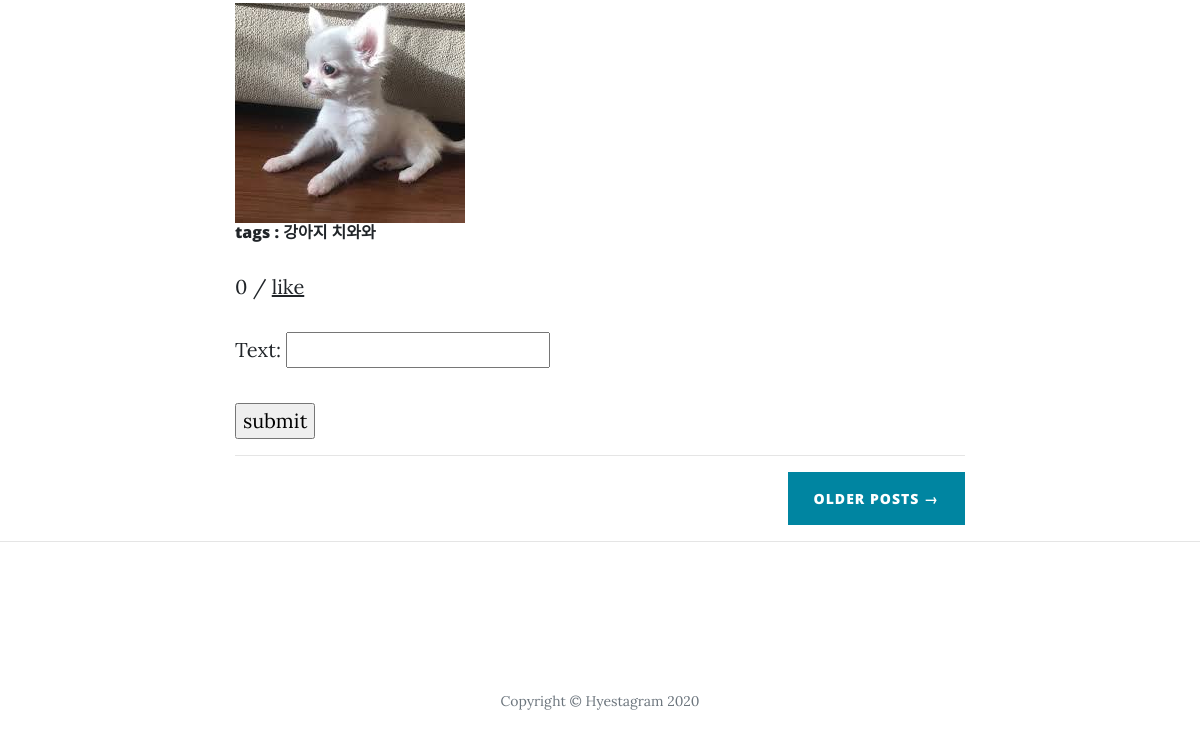
The page /user/asdf (lower part) on the database as committed earlier.
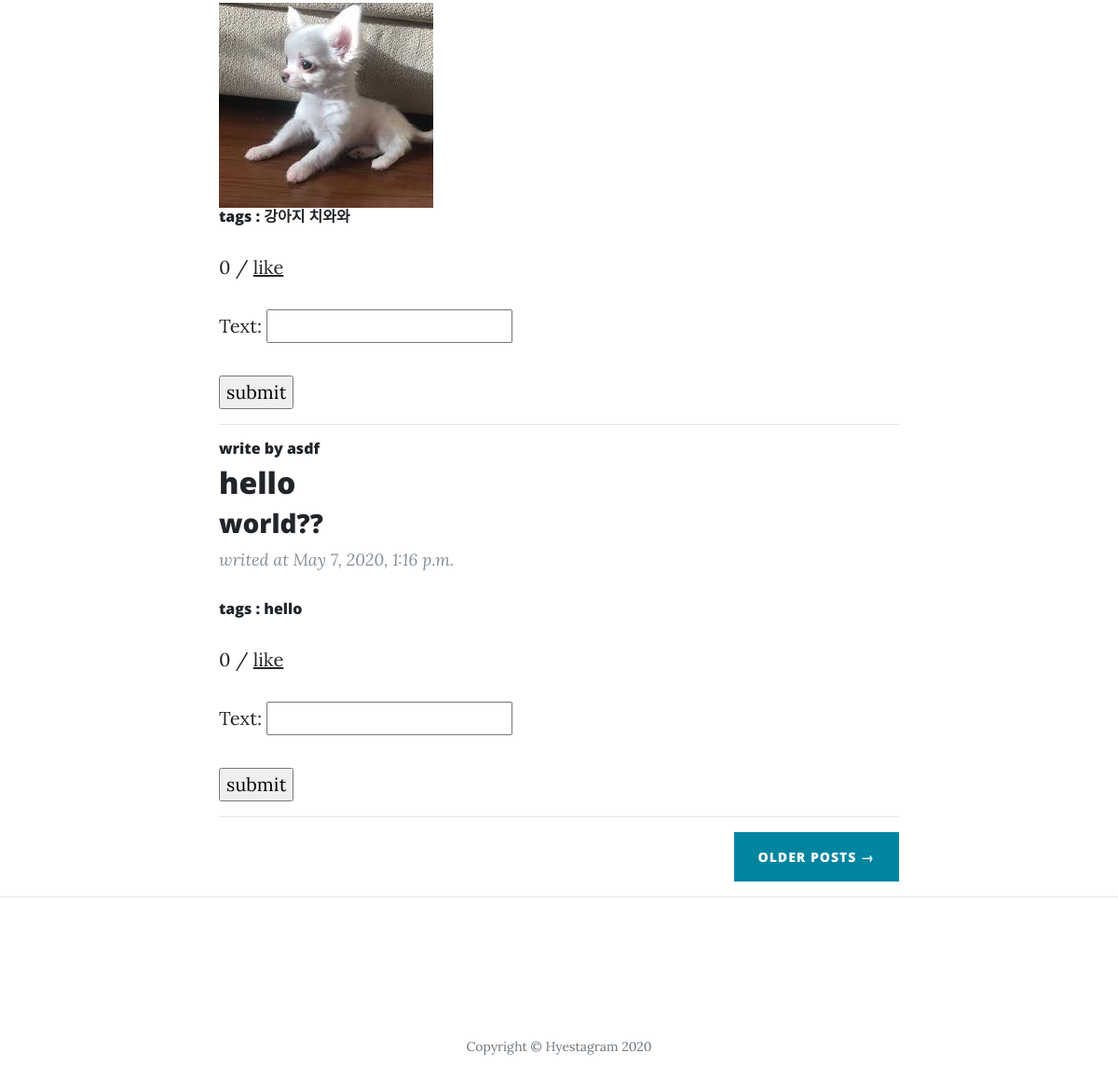
The same page on the database as committed later.
### app/models.py (models this page shows, shortened)
class Post(models.Model):
    title = models.CharField(max_length=200)
    date = models.DateTimeField('date published')
    body = models.TextField()
    writer = models.ForeignKey(settings.AUTH_USER_MODEL, on_delete=models.CASCADE, related_name="writer", default="")
    image = models.ImageField(upload_to='images/', blank=True)
    hashtag = models.CharField(max_length=200, blank=True)
    hashtags = models.ManyToManyField('Hashtag', blank=True)
    likes = models.ManyToManyField(settings.AUTH_USER_MODEL, related_name="likes")

class Hashtag(models.Model):
    name = models.CharField(max_length=50)

### app/views.py (the view)
# urls.py: path('user/<str:pk>', app.views.user, name='user'),
def user(request, pk):
    user = User.objects.get(username=pk)
    posts = Post.objects.filter(writer=user)
    c_form = CommentForm()
    r = Relationship.objects
    flw_list = r.filter(who=user)
    flwer_list = r.filter(whom=user)
    flw = flw_list.count()
    flwer = flwer_list.count()
    if request.user.is_authenticated:
        b = r.filter(who=request.user, whom=user)
        return render(request, 'app/user.html', {'b': b,'flw': flw, 'flwer': flwer, 'flw_list': flw_list, 'flwer_list': flwer_list, 'user': user, 'posts': posts, 'c_form': c_form})
    else:
        return render(request, 'app/user.html', {'flw': flw, 'flwer': flwer, 'flw_list': flw_list, 'flwer_list': flwer_list, 'user': user, 'posts': posts, 'c_form': c_form})

### app/forms.py
class CommentForm(forms.ModelForm):
    class Meta:
        model = Comment
        fields = ['text']

### app/templates/app/user.html (shortened to what this page needs)
{% extends "app/base.html" %}
{% block footer %}
  <div class="container">
    <div class="row">
      <div class="col-lg-8 col-md-10 mx-auto">
        {% for post in posts.all %}
        <div class="post-preview">
            <h6>write by <a href="{% url 'user' pk=post.writer %}">{{ post.writer }}</a> </h6>
            <h2 class="post-title">
              {{ post.title }}
            </h2>
            <h3 class="post-subtitle">
              {{ post.body }}
            </h3>
          <p class="post-meta">writed at {{ post.date }}</p>
            {% if post.image %}
            <img src="{{ post.image.url }}">
            {% endif %}
            <h6>tags :
            {% for hashtag in post.hashtags.all %}
                <a href="{% url 'hashtag' pk=hashtag.id %}">
                    {{ hashtag.name }}
                </a>
            {% endfor %}
            </h6>
            <p>{{ post.likes.count }} / <a href="{% url 'like' pk=post.pk %}">like</a></p>
            {% if user.is_authenticated %}
                <form method='POST' action='/comment/{{ post.id }}'>
                    <table>
                        {{ c_form.as_p }}
                    </table>
                    <input type='submit', value='submit'>
                </form>
            {% endif %}
            </div>
            <hr>
        {% endfor %}
        <div class="clearfix">
          <a class="btn btn-primary float-right" href="#">Older Posts &rarr;</a>
        </div>
      </div>
    </div>
  </div>
  <hr>
    {{ block.super }}
{% endblock %}

### app/templates/app/base.html (shortened to what this page needs)
{% load staticfiles %}
<!DOCTYPE html>
<html lang="en">
<head>
  <link href="{% static 'vendor/bootstrap.min.css' %}" rel="stylesheet">
  <link href="{% static 'vendor/all.min.css' %}" rel="stylesheet" type="text/css">
  <link href= "{% static 'css/clean-blog.min.css' %}" rel="stylesheet">
</head>
<body>
{% block footer %}
<footer>
<div class="container">
  <div class="row">
    <div class="col-lg-8 col-md-10 mx-auto">
      <ul class="list-inline text-center">
        <li class="list-inline-item">
          <a href="#">
            <span class="fa-stack fa-lg">
              <i class="fas fa-circle fa-stack-2x"></i>
              <i class="fab fa-twitter fa-stack-1x fa-inverse"></i>
            </span>
          </a>
        </li>
        <li class="list-inline-item">
          <a href="#">
            <span class="fa-stack fa-lg">
              <i class="fas fa-circle fa-stack-2x"></i>
              <i class="fab fa-facebook-f fa-stack-1x fa-inverse"></i>
            </span>
          </a>
        </li>
        <li class="list-inline-item">
          <a href="#">
            <span class="fa-stack fa-lg">
              <i class="fas fa-circle fa-stack-2x"></i>
              <i class="fab fa-github fa-stack-1x fa-inverse"></i>
            </span>
          </a>
        </li>
      </ul>
      <p class="copyright text-muted">Copyright &copy; Hyestagram 2020</p>
    </div>
  </div>
</div>
</footer>
{% endblock %}
</body>
</html>

Rows that differ between the two databases and show on the page:
added Post: writer "asdf", title "hello", body "world??", date "May 7, 2020, 1:16 p.m.", likes.count "0"
added Hashtag: name "hello", shown under "asdf"
